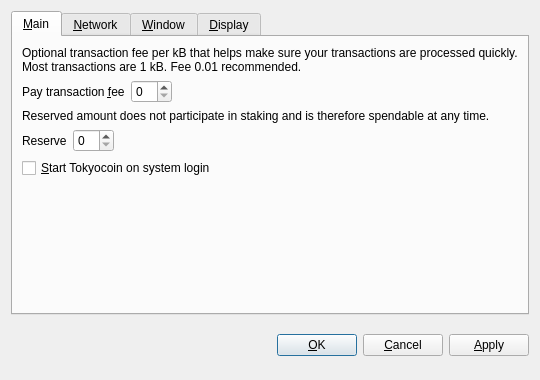
<?xml version="1.0" encoding="UTF-8"?>
<ui version="4.0">
 <class>OptionsDialog</class>
 <widget class="QDialog" name="OptionsDialog">
  <property name="geometry">
   <rect>
    <x>0</x>
    <y>0</y>
    <width>540</width>
    <height>380</height>
   </rect>
  </property>
  <property name="windowTitle">
   <string>Options</string>
  </property>
  <property name="modal">
   <bool>true</bool>
  </property>
  <layout class="QVBoxLayout" name="verticalLayout">
   <item>
    <widget class="QTabWidget" name="tabWidget">
     <property name="tabPosition">
      <enum>QTabWidget::North</enum>
     </property>
     <property name="currentIndex">
      <number>0</number>
     </property>
     <widget class="QWidget" name="tabMain">
      <attribute name="title">
       <string>&amp;Main</string>
      </attribute>
      <layout class="QVBoxLayout" name="verticalLayout_Main">
       <item>
        <widget class="QLabel" name="transactionFeeInfoLabel">
         <property name="text">
          <string>Optional transaction fee per kB that helps make sure your transactions are processed quickly. Most transactions are 1 kB. Fee 0.01 recommended.</string>
         </property>
         <property name="textFormat">
          <enum>Qt::PlainText</enum>
         </property>
         <property name="wordWrap">
          <bool>true</bool>
         </property>
        </widget>
       </item>
       <item>
        <layout class="QHBoxLayout" name="horizontalLayoutFee">
         <item>
          <widget class="QLabel" name="transactionFeeLabel">
           <property name="text">
            <string>Pay transaction &amp;fee</string>
           </property>
           <property name="textFormat">
            <enum>Qt::PlainText</enum>
           </property>
           <property name="buddy">
            <cstring>transactionFee</cstring>
           </property>
          </widget>
         </item>
         <item>
          <widget class="BitcoinAmountField" name="transactionFee"/>
         </item>
         <item>
          <spacer name="horizontalSpacerFee">
           <property name="orientation">
            <enum>Qt::Horizontal</enum>
           </property>
           <property name="sizeHint" stdset="0">
            <size>
             <width>40</width>
             <height>20</height>
            </size>
           </property>
          </spacer>
         </item>
        </layout>
       </item>
       <item>
        <widget class="QLabel" name="reserveBalanceInfoLabel">
         <property name="text">
          <string>Reserved amount does not participate in staking and is therefore spendable at any time.</string>
         </property>
         <property name="textFormat">
          <enum>Qt::PlainText</enum>
         </property>
         <property name="wordWrap">
          <bool>true</bool>
         </property>
        </widget>
       </item>
       <item>
        <layout class="QHBoxLayout" name="horizontalLayoutReserveBalance">
         <item>
          <widget class="QLabel" name="reserveBalanceLabel">
           <property name="text">
            <string>Reserve</string>
           </property>
           <property name="textFormat">
            <enum>Qt::PlainText</enum>
           </property>
           <property name="buddy">
            <cstring>reserveBalance</cstring>
           </property>
          </widget>
         </item>
         <item>
          <widget class="BitcoinAmountField" name="reserveBalance"/>
         </item>
         <item>
          <spacer name="horizontalSpacerReserveBalance">
           <property name="orientation">
            <enum>Qt::Horizontal</enum>
           </property>
           <property name="sizeHint" stdset="0">
            <size>
             <width>40</width>
             <height>20</height>
            </size>
           </property>
          </spacer>
         </item>
        </layout>
       </item>
       <item>
        <widget class="QCheckBox" name="bitcoinAtStartup">
         <property name="toolTip">
          <string>Automatically start Tokyocoin after logging in to the system.</string>
         </property>
         <property name="text">
          <string>&amp;Start Tokyocoin on system login</string>
         </property>
        </widget>
       </item>
       <item>
        <spacer name="verticalSpacer_Main">
         <property name="orientation">
          <enum>Qt::Vertical</enum>
         </property>
         <property name="sizeHint" stdset="0">
          <size>
           <width>20</width>
           <height>40</height>
          </size>
         </property>
        </spacer>
       </item>
      </layout>
     </widget>
     <widget class="QWidget" name="tabNetwork">
      <attribute name="title">
       <string>&amp;Network</string>
      </attribute>
      <layout class="QVBoxLayout" name="verticalLayout_Network">
       <item>
        <widget class="QCheckBox" name="mapPortUpnp">
         <property name="toolTip">
          <string>Automatically open the Tokyocoin client port on the router. This only works when your router supports UPnP and it is enabled.</string>
         </property>
         <property name="text">
          <string>Map port using &amp;UPnP</string>
         </property>
        </widget>
       </item>
       <item>
        <widget class="QCheckBox" name="connectSocks">
         <property name="toolTip">
          <string>Connect to the Tokyocoin network through a SOCKS proxy (e.g. when connecting through Tor).</string>
         </property>
         <property name="text">
          <string>&amp;Connect through SOCKS proxy:</string>
         </property>
        </widget>
       </item>
       <item>
        <layout class="QHBoxLayout" name="horizontalLayout_Network">
         <item>
          <widget class="QLabel" name="proxyIpLabel">
           <property name="text">
            <string>Proxy &amp;IP:</string>
           </property>
           <property name="textFormat">
            <enum>Qt::PlainText</enum>
           </property>
           <property name="buddy">
            <cstring>proxyIp</cstring>
           </property>
          </widget>
         </item>
         <item>
          <widget class="QValidatedLineEdit" name="proxyIp">
           <property name="maximumSize">
            <size>
             <width>140</width>
             <height>16777215</height>
            </size>
           </property>
           <property name="toolTip">
            <string>IP address of the proxy (e.g. 127.0.0.1)</string>
           </property>
          </widget>
         </item>
         <item>
          <widget class="QLabel" name="proxyPortLabel">
           <property name="text">
            <string>&amp;Port:</string>
           </property>
           <property name="textFormat">
            <enum>Qt::PlainText</enum>
           </property>
           <property name="buddy">
            <cstring>proxyPort</cstring>
           </property>
          </widget>
         </item>
         <item>
          <widget class="QLineEdit" name="proxyPort">
           <property name="maximumSize">
            <size>
             <width>55</width>
             <height>16777215</height>
            </size>
           </property>
           <property name="toolTip">
            <string>Port of the proxy (e.g. 9050)</string>
           </property>
          </widget>
         </item>
         <item>
          <widget class="QLabel" name="socksVersionLabel">
           <property name="text">
            <string>SOCKS &amp;Version:</string>
           </property>
           <property name="textFormat">
            <enum>Qt::PlainText</enum>
           </property>
           <property name="buddy">
            <cstring>socksVersion</cstring>
           </property>
          </widget>
         </item>
         <item>
          <widget class="QValueComboBox" name="socksVersion">
           <property name="toolTip">
            <string>SOCKS version of the proxy (e.g. 5)</string>
           </property>
          </widget>
         </item>
         <item>
          <spacer name="horizontalSpacer_Network">
           <property name="orientation">
            <enum>Qt::Horizontal</enum>
           </property>
           <property name="sizeHint" stdset="0">
            <size>
             <width>40</width>
             <height>20</height>
            </size>
           </property>
          </spacer>
         </item>
        </layout>
       </item>
       <item>
        <spacer name="verticalSpacer_Network">
         <property name="orientation">
          <enum>Qt::Vertical</enum>
         </property>
         <property name="sizeHint" stdset="0">
          <size>
           <width>20</width>
           <height>40</height>
          </size>
         </property>
        </spacer>
       </item>
      </layout>
     </widget>
     <widget class="QWidget" name="tabWindow">
      <attribute name="title">
       <string>&amp;Window</string>
      </attribute>
      <layout class="QVBoxLayout" name="verticalLayout_Window">
       <item>
        <widget class="QCheckBox" name="minimizeToTray">
         <property name="toolTip">
          <string>Show only a tray icon after minimizing the window.</string>
         </property>
         <property name="text">
          <string>&amp;Minimize to the tray instead of the taskbar</string>
         </property>
        </widget>
       </item>
       <item>
        <widget class="QCheckBox" name="minimizeOnClose">
         <property name="toolTip">
          <string>Minimize instead of exit the application when the window is closed. When this option is enabled, the application will be closed only after selecting Quit in the menu.</string>
         </property>
         <property name="text">
          <string>M&amp;inimize on close</string>
         </property>
        </widget>
       </item>
       <item>
        <spacer name="verticalSpacer_Window">
         <property name="orientation">
          <enum>Qt::Vertical</enum>
         </property>
         <property name="sizeHint" stdset="0">
          <size>
           <width>20</width>
           <height>40</height>
          </size>
         </property>
        </spacer>
       </item>
      </layout>
     </widget>
     <widget class="QWidget" name="tabDisplay">
      <attribute name="title">
       <string>&amp;Display</string>
      </attribute>
      <layout class="QVBoxLayout" name="verticalLayout_Display">
       <item>
        <layout class="QHBoxLayout" name="horizontalLayout_1_Display">
         <item>
          <widget class="QLabel" name="langLabel">
           <property name="text">
            <string>User Interface &amp;language:</string>
           </property>
           <property name="textFormat">
            <enum>Qt::PlainText</enum>
           </property>
           <property name="buddy">
            <cstring>lang</cstring>
           </property>
          </widget>
         </item>
         <item>
          <widget class="QValueComboBox" name="lang">
           <property name="toolTip">
            <string>The user interface language can be set here. This setting will take effect after restarting Tokyocoin.</string>
           </property>
          </widget>
         </item>
        </layout>
       </item>
       <item>
        <layout class="QHBoxLayout" name="horizontalLayout_2_Display">
         <item>
          <widget class="QLabel" name="unitLabel">
           <property name="text">
            <string>&amp;Unit to show amounts in:</string>
           </property>
           <property name="textFormat">
            <enum>Qt::PlainText</enum>
           </property>
           <property name="buddy">
            <cstring>unit</cstring>
           </property>
          </widget>
         </item>
         <item>
          <widget class="QValueComboBox" name="unit">
           <property name="toolTip">
            <string>Choose the default subdivision unit to show in the interface and when sending coins.</string>
           </property>
          </widget>
         </item>
        </layout>
       </item>
       <item>
        <widget class="QCheckBox" name="displayAddresses">
         <property name="toolTip">
          <string>Whether to show Tokyocoin addresses in the transaction list or not.</string>
         </property>
         <property name="text">
          <string>&amp;Display addresses in transaction list</string>
         </property>
        </widget>
       </item>
       <item>
        <widget class="QCheckBox" name="coinControlFeatures">
         <property name="toolTip">
          <string>Whether to show coin control features or not.</string>
         </property>
         <property name="text">
          <string>Display coin &amp;control features (experts only!)</string>
         </property>
        </widget>
       </item>
       <item>
        <spacer name="verticalSpacer_Display">
         <property name="orientation">
          <enum>Qt::Vertical</enum>
         </property>
         <property name="sizeHint" stdset="0">
          <size>
           <width>20</width>
           <height>40</height>
          </size>
         </property>
        </spacer>
       </item>
      </layout>
     </widget>
    </widget>
   </item>
   <item>
    <layout class="QHBoxLayout" name="horizontalLayout_Buttons">
     <item>
      <spacer name="horizontalSpacer_1">
       <property name="orientation">
        <enum>Qt::Horizontal</enum>
       </property>
       <property name="sizeHint" stdset="0">
        <size>
         <width>40</width>
         <height>48</height>
        </size>
       </property>
      </spacer>
     </item>
     <item>
      <widget class="QLabel" name="statusLabel">
       <property name="font">
        <font>
         <weight>75</weight>
         <bold>true</bold>
        </font>
       </property>
       <property name="text">
        <string/>
       </property>
       <property name="textFormat">
        <enum>Qt::PlainText</enum>
       </property>
       <property name="wordWrap">
        <bool>true</bool>
       </property>
      </widget>
     </item>
     <item>
      <spacer name="horizontalSpacer_2">
       <property name="orientation">
        <enum>Qt::Horizontal</enum>
       </property>
       <property name="sizeHint" stdset="0">
        <size>
         <width>40</width>
         <height>48</height>
        </size>
       </property>
      </spacer>
     </item>
     <item>
      <widget class="QPushButton" name="okButton">
       <property name="text">
        <string>&amp;OK</string>
       </property>
      </widget>
     </item>
     <item>
      <widget class="QPushButton" name="cancelButton">
       <property name="text">
        <string>&amp;Cancel</string>
       </property>
       <property name="autoDefault">
        <bool>false</bool>
       </property>
      </widget>
     </item>
     <item>
      <widget class="QPushButton" name="applyButton">
       <property name="text">
        <string>&amp;Apply</string>
       </property>
       <property name="autoDefault">
        <bool>false</bool>
       </property>
      </widget>
     </item>
    </layout>
   </item>
  </layout>
 </widget>
 <customwidgets>
  <customwidget>
   <class>BitcoinAmountField</class>
   <extends>QSpinBox</extends>
   <header>bitcoinamountfield.h</header>
  </customwidget>
  <customwidget>
   <class>QValueComboBox</class>
   <extends>QComboBox</extends>
   <header>qvaluecombobox.h</header>
  </customwidget>
  <customwidget>
   <class>QValidatedLineEdit</class>
   <extends>QLineEdit</extends>
   <header>qvalidatedlineedit.h</header>
  </customwidget>
 </customwidgets>
 <resources/>
 <connections/>
</ui>
